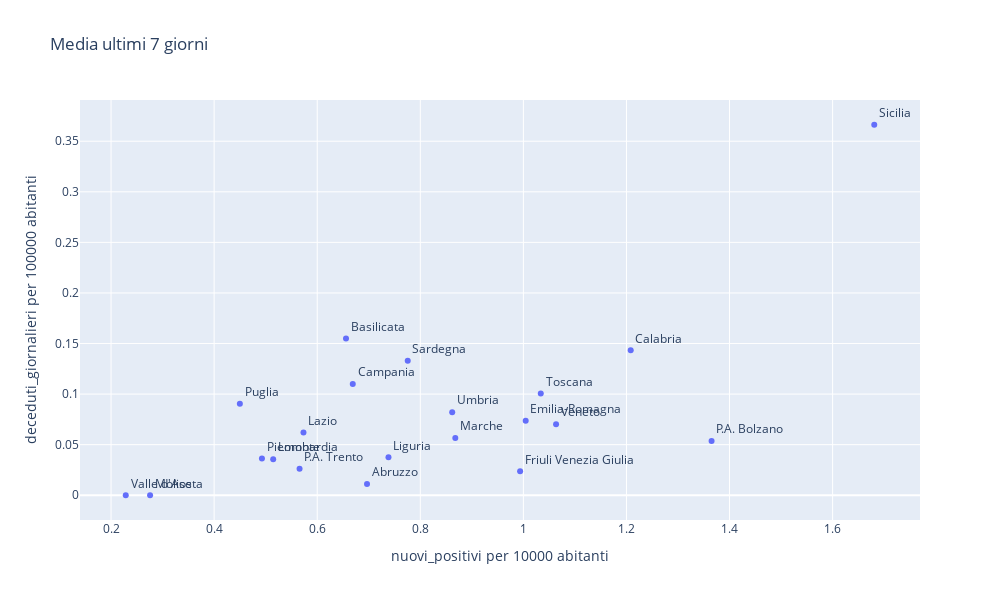

The notebook cell saved with this chart:
### Code cell
fig=go.Figure()
    
fig.add_trace(go.Scatter(x=x_valori,
                         y=y_valori,
                         text=regioni,
                         textposition="top right",
                         mode='markers+text'))


#fig.update_yaxes(type="log")
#fig.update_xaxes(type="log")

fig.update_layout(
    title='Media ultimi 7 giorni',
    autosize=False,
    showlegend=False,
    xaxis_title='%s per %d abitanti'%(x_indicator,moltiplicatore_x),
    yaxis_title='%s per %d abitanti'%(y_indicator,moltiplicatore_y),
    width=1000,
    height=600)
fig.show()

### Figure 1 — Plotly figure (JSON) as saved in the notebook; plotly's stock layout.template omitted (floating-point values rounded to 4 significant figures)
{"data": [{"mode": "markers+text", "text": ["Abruzzo", "Basilicata", "Calabria", "Campania", "Emilia-Romagna", "Friuli Venezia Giulia", "Lazio", "Liguria", "Lombardia", "Marche", "Molise", "P.A. Bolzano", "P.A. Trento", "Piemonte", "Puglia", "Sardegna", "Sicilia", "Toscana", "Umbria", "Valle d'Aosta", "Veneto"], "textposition": "top right", "type": "scatter", "x": [0.6967, 0.6559, 1.208, 0.669, 1.005, 0.9937, 0.5733, 0.7383, 0.5146, 0.8679, 0.2757, 1.365, 0.5657, 0.4927, 0.4499, 0.7756, 1.681, 1.034, 0.8619, 0.2285, 1.063], "y": [0.01104, 0.1549, 0.1433, 0.11, 0.0736, 0.02369, 0.06205, 0.03748, 0.03562, 0.05666, 0, 0.05364, 0.02619, 0.03645, 0.09034, 0.133, 0.3663, 0.1006, 0.08209, 0, 0.07027]}], "layout": {"autosize": false, "height": 600, "showlegend": false, "title": {"text": "Media ultimi 7 giorni"}, "width": 1000, "xaxis": {"autorange": true, "range": [0.1397, 1.77], "title": {"text": "nuovi_positivi per 10000 abitanti"}, "type": "linear"}, "yaxis": {"autorange": true, "range": [-0.02447, 0.3907], "title": {"text": "deceduti_giornalieri per 100000 abitanti"}, "type": "linear"}}}
